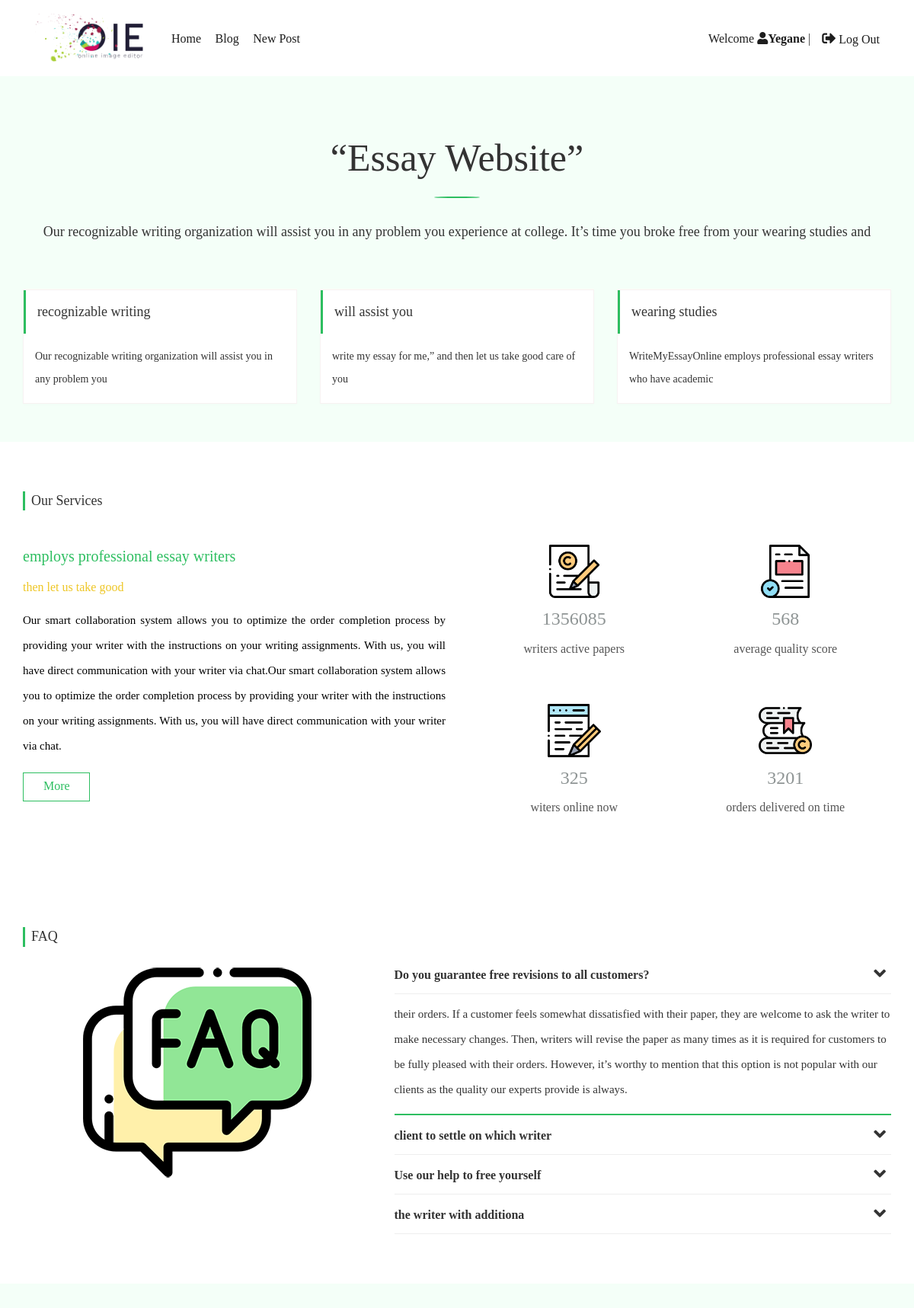
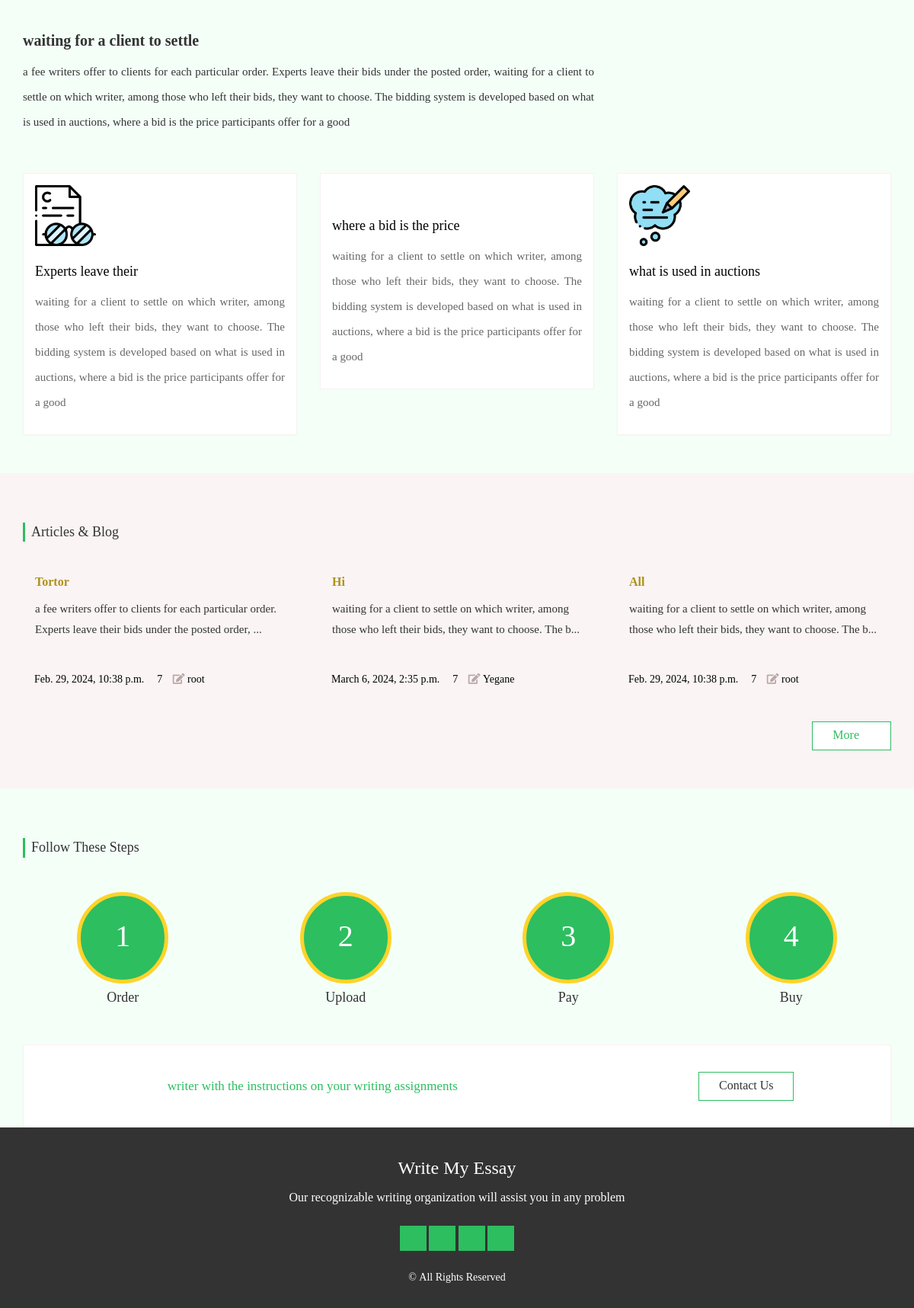
Screenshot of / (signed in) with the database file from the repository (2 pictures, top to bottom).
### blog/models.py (models this page shows, shortened)
class BaseModel(models.Model):
    created_at = models.DateTimeField(auto_now_add=True)
    updated_at = models.DateTimeField(auto_now=True)
    class Meta:
        abstract = True

class Post(BaseModel):
    class Meta:
        verbose_name_plural = 'Posts'
    STATUS_CHOICES = (
        ('pub', 'Published'),
        ('drf', 'Draft')
    )
    title = models.CharField(max_length=100)
    text = models.TextField()
    author = models.ForeignKey(User, on_delete=models.CASCADE, )
    status = models.CharField(choices=STATUS_CHOICES, max_length=3, default='pub')

### pages/views.py (the view)
# urls.py: path('', views.HomeView.as_view(), name='home')
class HomeView(generic.TemplateView):
    template_name = 'home.html'
    def get_context_data(self, **kwargs):
        kwargs['posts'] = Post.objects.all()[:3]
        return super().get_context_data(**kwargs)

### templates/home.html (shortened to what this page needs)
{% extends '_base.html' %}
{% load static %}
 {% block content %}
      <div class="top-heading">
         <div class="container">
            <div class="row">
               <div class="col-md-12 text-center">
                  <h1>“Essay Website”</h1>
                  <p>Our recognizable writing organization will assist you in any problem you experience at college.
                     It’s time you broke free from your wearing studies and
                  </p>
               </div>
               <div class="col-md-4">
                  <div class="service-box">
                     <h3>recognizable writing</h3>
                     <p>Our recognizable writing organization will assist you in any problem you</p>
                  </div>
               </div>
               <div class="col-md-4">
                  <div class="service-box">
                     <h3>will assist you</h3>
                     <p>write my essay for me,” and then let us take good care of you</p>
                  </div>
               </div>
               <div class="col-md-4">
                  <div class="service-box">
                     <h3>wearing studies</h3>
                     <p>WriteMyEssayOnline employs professional essay writers who have academic</p>
                  </div>
               </div>
            </div>
         </div>
      </div>
      <div class="introduction">
         <div class="container">
            <div class="title"><span>Our Services</span></div>
            <div class="row">
               <div class="col-md-6">
                  <div class="l-box">
                     <h2>employs professional essay writers</h2>
                     <span>then let us take good</span>
                     <p>Our smart collaboration system allows you to optimize the order completion process by
                        providing your writer with the instructions on your writing assignments. With us, you will
                        have direct communication with your writer via chat.Our smart collaboration system allows
                        you to optimize the order completion process by providing your writer with the instructions
                        on your writing assignments. With us, you will have direct communication with your writer
                        via chat.
                     </p>
                     <a href="#" class="main-btn">More</a>
                  </div>
               </div>
               <div class="col-md-6">
                  <div class="r-box">
                     <div class="col-md-6 text-center">
                        <div class="counter-box">
                           <img src="{% static 'img/blog/service/article (1).png' %}" alt="">
                           <span>1356085</span>
                           <h4>writers active papers</h4>
                        </div>
                     </div>
                     <div class="col-md-6 text-center">
                        <div class="counter-box">
                           <img src="{% static 'img/blog/service/article (2).png' %}" alt="">
                           <span>568</span>
                           <h4>average quality score</h4>
                        </div>
                     </div>
                     <div class="col-md-6 text-center">
                        <div class="counter-box">
                           <img src="{% static 'img/blog/service/blog.png' %}" alt="">
                           <span>325</span>
                           <h4>witers online now</h4>
                        </div>
                     </div>
                     <div class="col-md-6 text-center">
                        <div class="counter-box">
                           <img src="{% static 'img/blog/service/copywriting.png' %}" alt="">
                           <span>3201</span>
                           <h4>orders delivered on time</h4>
                        </div>
                     </div>
                  </div>
               </div>
            </div>
         </div>
      </div>
      <div class="faq">
         <div class="container">
            <div class="title"><span>FAQ</span></div>
            <div class="row">
               <div class="col-md-5">
                  <div class="faq-img text-center">
                     <img src="{% static 'img/blog/faq.png' %}" alt="">
                  </div>
               </div>
               <div class="col-md-7">
                  <div class="faq-accardion">
                     <div class="accardion-box">
                        <h4>Do you guarantee free revisions to all customers?<span><i class="fa fa-angle-down"></i></span></h4>
                        <p> their orders. If a customer feels somewhat dissatisfied with their paper, they are welcome to ask the writer to make necessary changes. Then, writers will revise the paper as many times as it is required for customers to be fully pleased with their orders. However, it’s worthy to mention that this option is not popular with our clients as the quality our experts provide is always.</p>
                     </div>
                     <div class="accardion-box">
                        <h4>client to settle on which writer<span><i class="fa fa-angle-down"></i></span></h4>
                     </div>
                     <div class="accardion-box">
                        <h4>Use our help to free yourself<span><i class="fa fa-angle-down"></i></span></h4>
                     </div>
                     <div class="accardion-box">
                        <h4>the writer with additiona<span><i class="fa fa-angle-down"></i></span></h4>
                     </div>
                  </div>
               </div>
            </div>
         </div>
      </div>
      <div class="description-box">
         <div class="container">
            <div class="row">
               <div class="col-md-8">
                  <div class="main-text">
                     <h2>waiting for a client to settle</h2>
                     <p>a fee writers offer to clients for each particular order. Experts leave their bids under the posted order, waiting for a client to settle on which writer, among those who left their bids, they want to choose. The bidding system is developed based on what is used in auctions, where a bid is the price participants offer for a good</p>
                  </div>
               </div>
               <div class="col-md-4">
                  <div class="main-text">
                     <img src="{% static 'img/blog/content.png' %}" alt="">
                  </div>
               </div>
            </div>
            <br><br>
            <div class="row">
               <div class="col-md-4">
                  <div class="text-boxs">
                     <img src="{% static 'img/blog/copywriter.png' %}" alt="">
                     <h3>Experts leave their</h3>
                     <p>waiting for a client to settle on which writer, among those who left their bids, they want to choose. The bidding system is developed based on what is used in auctions, where a bid is the price participants offer for a good</p>
                  </div>
               </div>
               <div class="col-md-4">
                  <div class="text-boxs">
                     <h3>where a bid is the price</h3>
                     <p>waiting for a client to settle on which writer, among those who left their bids, they want to choose. The bidding system is developed based on what is used in auctions, where a bid is the price participants offer for a good</p>
                  </div>
               </div>
               <div class="col-md-4">
                  <div class="text-boxs">
                     <img src="{% static 'img/blog/writing.png' %}" alt="">
                     <h3>what is used in auctions</h3>
                     <p>waiting for a client to settle on which writer, among those who left their bids, they want to choose. The bidding system is developed based on what is used in auctions, where a bid is the price participants offer for a good</p>
                  </div>
               </div>
            </div>
         </div>
      </div>
      <div class="blog-box">
         <div class="container">
            <div class="title"><span>Articles & Blog</span></div>
            <div class="row">
                {% for p in posts %}
                      <div class="col-md-4">
                  <a href="{% url 'post_detail' p.pk %}">
                     <div class="article-box">
                        <div class="a-text">
                           <h4>{{ p.title }} </h4>
                           <p>{{ p.text|slice:":107"  }}...</p>
                        </div>
                        <div class="a-meta">
                           <span>{{ p.updated_at }}</span>
                           <span>&nbsp;7</span>
                           <span><i class="fa fa-edit"></i>&nbsp{{ p.author }}</span>
                        </div>
                     </div>
                  </a>
               </div>
                {% endfor %}
               <div class="col-md-12 text-right"><a href="{% url 'posts_list' %} " class="main-btn">More &nbsp;&nbsp; </a></div>
            </div>
         </div>
      </div>
      <div class="levels text-center">
         <div class="container">
            <div class="title" style="margin-bottom: 30px;"><span>Follow These Steps</span></div>
            <div class="row">
               <div class="col-md-3">
                  <div class="col-one coln">
                     <span>1</span>
                     <h3>Order</h3>
                  </div>
               </div>
               <div class="col-md-3 ">
                  <div class="col-two coln">
                     <span>2</span>
                     <h3>Upload</h3>
                  </div>
               </div>
               <div class="col-md-3">
                  <div class="col-three coln">
                     <span>3</span>
                     <h3>Pay</h3>
                  </div>
               </div>
               <div class="col-md-3">
                  <div class="col-four coln">
                     <span>4</span>
                     <h3>Buy</h3>
                  </div>
               </div>
            </div>
         </div>
      </div>
      <div class="contact-us ">
         <div class="container text-center">
            <div class="row">
               <div class="col-md-12">
                  <div class="text-box">
                     <div class="col-md-8">
                        <p>writer with the instructions on your writing assignments</p>
                     </div>
                     <div class="col-md-4">
                        <a href="" class="main-btn">Contact Us</a>
                     </div>
                  </div>
               </div>
            </div>
         </div>
      </div>
{% endblock %}

### templates/_base.html (shortened to what this page needs)
{% load static %}
<!doctype html>
<html>
<head>
    <link rel="stylesheet" href="{% static 'css/blog/bootstrap.css' %}">
 <link rel="stylesheet" href="https://cdnjs.cloudflare.com/ajax/libs/font-awesome/5.15.4/css/all.min.css">
    <link rel="stylesheet" href="{% static 'css/blog/style.css' %}">
</head>
<body>
<header>
    <div class="top-menu">
        <div class="container">
            <div class="row">
                <div class="col-md-2 text-left">
                    <div class="logo">
                        <img src="{% static 'img/blog/logo.png' %}" alt="">
                    </div>
                </div>
                <div class="col-md-10">
                    <div class="main-menu">
                        <ul>
                            <li><a href="{% url 'home' %}">Home</a></li>
                            <li><a href="{% url 'posts_list' %}">Blog</a></li>
                            <li><a href="{% url 'post_create' %}">New Post</a></li>
                            {% if user.is_authenticated %}
                                <li class="my_li"><a>
                                <form action="{% url 'logout' %}" method="post" >
                                    <button class='btn_sub' type="submit"  ><i class="fa fa-sign-out-alt" style="font-size:18px;margin-top:1px; "></i> Log Out</button>
                                </form></a>    </li>
                                <li class="my_li"><a> Welcome <i class="fa fa-user" >{{ user.username }}</i></a>  |</li>
                             {% else %}
                                <li  class="fa fa-sign-in-alt my_li"><a href="{% url 'login' %}" >login</a></li>
                                <li  class="fa fa-sign-in-alt my_li"><a href="{% url 'signup' %}" >Sign UP</a>  |</li>
                            {% endif %}
                        </ul>
                    </div>
                </div>
            </div>
        </div>
    </div>
</header>
{% block content %}
{% endblock %}
<footer>
    <div class="footer text-center">
        <div class="container">
            <div class="row">
                <div class="col-md-12">
                    <div class="footer-desc">
                        <h3>Write My Essay</h3>
                        <p>Our recognizable writing organization will assist you in any problem</p>
                    </div>
                    <div class="footer-social">
                        <ul>
                            <li><a href="#"><i class="fa fa-facebook"></i></a></li>
                            <li><a href="#"><i class="fa fa-twitter"></i></a></li>
                            <li><a href="#"><i class="fa fa-instagram"></i></a></li>
                            <li><a href="#"><i class="fa fa-linkedin"></i></a></li>
                        </ul>
                    </div>
                    <div class="footer-copy-r">
                        <p>&copy;&nbsp;All Rights Reserved</p>
                        <br>
                    </div>
                </div>
            </div>
        </div>
    </div>
</footer>
</body>
</html>

### rows the page displays
Post: title "Tortor", text "a fee writers offer to clients for each particular order. Experts leave their bids under the posted order,", updated_at "Feb. 29, 2024, 10:38 p.m.", author "root"
Post: title "Hi", text "waiting for a client to settle on which writer, among those who left their bids, they want to choose. The b", updated_at "March 6, 2024, 2:35 p.m.", author "Yegane"
Post: title "All", text "waiting for a client to settle on which writer, among those who left their bids, they want to choose. The b", updated_at "Feb. 29, 2024, 10:38 p.m.", author "root"

### other values shown
{{ user.username }} "Yegane"
